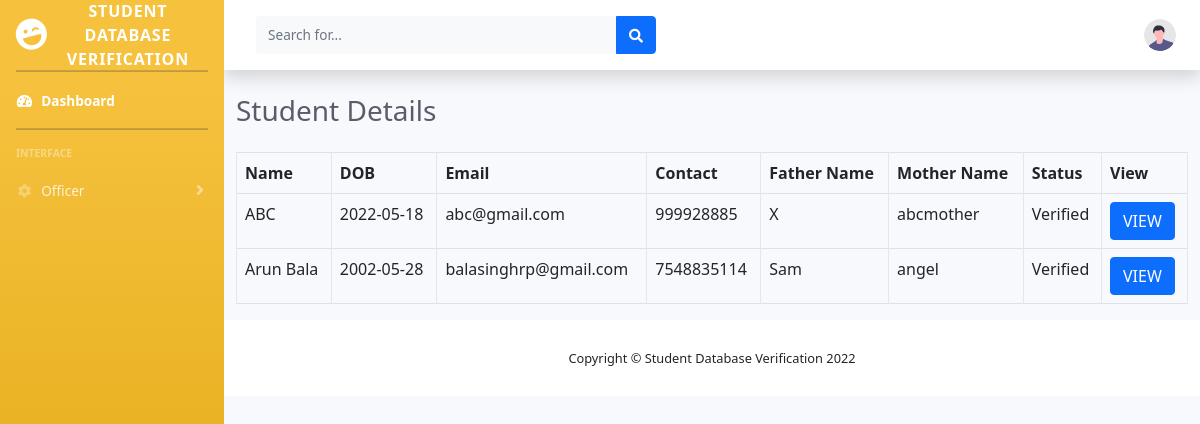
Page /viewstutable.php (signed in) on the committed database.
### tables this page shows
CREATE TABLE `tbl_education` (
  `edu_id` bigint(20) UNSIGNED NOT NULL,
  `stu_email` varchar(50) NOT NULL,
  `sslc_regno` varchar(50) NOT NULL,
  `sslc_school` varchar(100) NOT NULL,
  `sslc_board` varchar(100) NOT NULL,
  `sslc_markperc` float NOT NULL,
  `sslc_marksheet` varchar(100) NOT NULL,
  `sslc_passout` year(4) NOT NULL,
  `hsc_regno` varchar(50) NOT NULL,
  `hsc_school` varchar(100) NOT NULL,
  `hsc_board` varchar(100) NOT NULL,
  `hsc_markperc` float NOT NULL,
  `hsc_marksheet` varchar(100) NOT NULL,
  `hsc_passout` year(4) NOT NULL,
  `hsc_specialization` varchar(100) NOT NULL,
  `clg_regno` varchar(100) NOT NULL,
  `clg_name` varchar(100) NOT NULL,
  `clg_department` varchar(100) NOT NULL,
  `clg_university` varchar(100) NOT NULL,
  `clg_mark` float NOT NULL,
  `clg_marksheet` varchar(100) NOT NULL,
  `clg_passout` year(4) NOT NULL
);

CREATE TABLE `tbl_student` (
  `stu_img` varchar(100) NOT NULL,
  `stu_name` varchar(50) NOT NULL,
  `stu_dob` date NOT NULL,
  `stu_gender` varchar(20) NOT NULL,
  `stu_email` varchar(50) NOT NULL,
  `stu_pswd` varchar(100) NOT NULL,
  `stu_contact` varchar(50) NOT NULL,
  `stu_father` varchar(50) NOT NULL,
  `stu_mother` varchar(50) NOT NULL,
  `stu_aadhar` varchar(20) NOT NULL,
  `stu_pan` varchar(20) NOT NULL,
  `stu_resume` varchar(100) NOT NULL,
  `stu_sign` varchar(100) NOT NULL,
  `stu_status` varchar(10) NOT NULL
);

### viewstutable.php (the view, shortened to what this page needs)
<?php
include_once("include/header.php");
include_once("include/onavbar.php");
include_once("include/connection.php");
$email=$_SESSION['email'];
$stmt = $conn->prepare("SELECT officer_clg FROM tbl_officer where officer_id='$email' LIMIT 1");
$stmt->execute();
$college = $stmt->fetch();
$c=$college['officer_clg'];
$stmt = $conn->prepare("SELECT * FROM tbl_student join tbl_education on tbl_student.stu_email=tbl_education.stu_email where tbl_education.clg_name='$c'");
$stmt->execute();
$rows = $stmt->fetchAll();
?>
<div class="container-fluid">
<h1 class="h3 mb-4 text-gray-800">Student Details</h1>
<table class="table table-bordered" id="dataTable" width="100%" cellspacing="0">
<?php
if($rows){?>
<tr>
  <th>Name</th>
  <th>DOB</th>
  <th>Email</th>
  <th>Contact</th>
  <th>Father Name</th>
  <th>Mother Name</th>
  <th>Status</th>
  <th>View</th>
</tr><?php
foreach($rows as $row){?>
<tr>
  <td><?php echo $row['stu_name'];?></td>
  <td><?php echo $row['stu_dob'];?></td>
  <td><?php echo $row['stu_email'];?></td>
  <td><?php echo $row['stu_contact'];?></td>
  <td><?php echo $row['stu_father'];?></td>
  <td><?php echo $row['stu_mother'];?></td>
  <td><?php echo $row['stu_status'];?></td>
  <td>
                <form action="viewadetail.php" method="post">
                    <input type="submit"  value="VIEW" name="eview"class="btn btn-primary">
            </form>
                </td>
</tr>
<?php }}
else{?>
<tr>
    <th><center><b>No Data</b></center></th></tr><?php
}?>
</table>
</div>
<?php
include_once("include/footer.php");
?>

### include/header.php (shortened to what this page needs)
<!DOCTYPE html>
<html lang="en">
<head>
    <link href="vendor/fontawesome-free/css/all.min.css" rel="stylesheet" type="text/css">
    <link href="css/sb-admin-2.min.css" rel="stylesheet">
    <link href="css/styles1.css" rel="stylesheet">
</head>

### include/onavbar.php (shortened to what this page needs)
<body id="page-top">
    <div id="wrapper">
        <ul class="navbar-nav bg-gradient-warning sidebar sidebar-dark accordion" id="accordionSidebar">
            <a class="sidebar-brand d-flex align-items-center justify-content-center" href="index.html">
                <div class="sidebar-brand-icon rotate-n-15">
                    <i class="fas fa-laugh-wink"></i>
                </div>
                <div class="sidebar-brand-text mx-3">Student Database Verification</div>
            </a>
            <hr class="sidebar-divider my-0">
            <li class="nav-item active">
                <a class="nav-link" href="officer.php">
                    <i class="fas fa-fw fa-tachometer-alt"></i>
                    <span>Dashboard</span></a>
            </li>
            <hr class="sidebar-divider">
            <div class="sidebar-heading">
                Interface
            </div>
            <li class="nav-item">
                <a class="nav-link collapsed" href="#" data-toggle="collapse" data-target="#collapseTwo"
                    aria-expanded="true" aria-controls="collapseTwo">
                    <i class="fas fa-fw fa-cog"></i>
                    <span>Officer</span>
                </a>
            </li>
        </ul>
        <div id="content-wrapper" class="d-flex flex-column">
            <div id="content">
                <nav class="navbar navbar-expand navbar-light bg-white topbar mb-4 static-top shadow">
                    <form
                        class="d-none d-sm-inline-block form-inline mr-auto ml-md-3 my-2 my-md-0 mw-100 navbar-search">
                        <div class="input-group">
                            <input type="text" class="form-control bg-light border-0 small" placeholder="Search for..."
                                aria-label="Search" aria-describedby="basic-addon2">
                            <div class="input-group-append">
                                <button class="btn btn-primary" type="button">
                                    <i class="fas fa-search fa-sm"></i>
                                </button>
                            </div>
                        </div>
                    </form>
                    <ul class="navbar-nav ml-auto">
                        <li class="nav-item dropdown no-arrow d-sm-none">
                        <li class="nav-item dropdown no-arrow">
                            <a class="nav-link dropdown-toggle" href="#" id="userDropdown" role="button"
                                data-toggle="dropdown" aria-haspopup="true" aria-expanded="false">
                                <img class="img-profile rounded-circle"
                                    src="img/undraw_profile.svg">
                            </a>
                        </li>
                    </ul>
                </nav>

### include/footer.php (shortened to what this page needs)
<footer class="sticky-footer bg-white">
                <div class="container my-auto">
                    <div class="copyright text-center my-auto">
                        <span>Copyright &copy; Student Database Verification 2022</span>
                    </div>
                </div>
            </footer>
        </div>
    </div>
</body>
</html>

### rows in the picture
tbl_education: stu_email.stu_name "ABC", stu_email.stu_dob "2022-05-18", stu_email "abc@gmail.com", stu_email.stu_contact "999928885", stu_email.stu_father "X", stu_email.stu_mother "abcmother", stu_email.stu_status "Verified"
tbl_education: stu_email.stu_name "Arun Bala", stu_email.stu_dob "2002-05-28", stu_email "balasinghrp@gmail.com", stu_email.stu_contact "7548835114", stu_email.stu_father "Sam", stu_email.stu_mother "angel", stu_email.stu_status "Verified"
